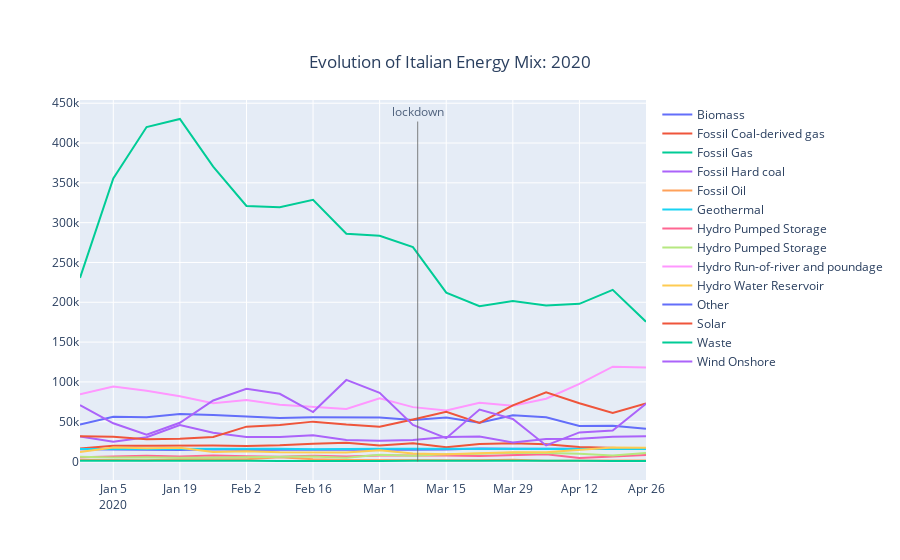

The code cell stored with this chart in its notebook:
### Code cell
df20_daily = df20.resample('D', label='left').sum()
df_weekly = df20_daily.resample('W', label='left').mean()

df_weekly = df_weekly[:-1]
gen_type
# Add traces
i = 0
fig = go.Figure()

for c in gen_type:
    fig.add_trace(go.Scatter(x=df_weekly.index, y=df_weekly[c],
                        mode='lines',
                        name=c))
fig.add_annotation(x=datetime(2020,3,9),y=0,text="lockdown",ax=0,ay=-350, arrowcolor="#636363", opacity=0.8)
fig.update_layout(
        title={
            'text': "Evolution of Italian Energy Mix: 2020",
            'y':0.9,
            'x':0.5,
            'xanchor': 'center',
            'yanchor': 'top'})
fig.show()
